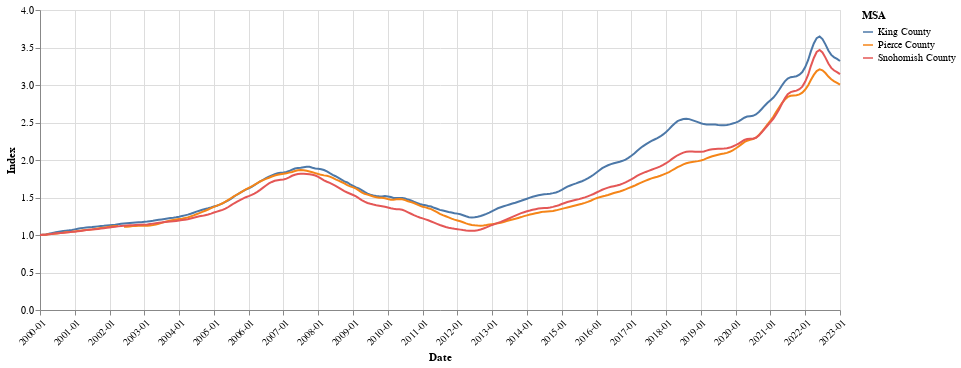

Notebook cell for this chart:
### Code cell
chart_zhvi = plot_index2(
    df_zhvi,
    'date',
    'value',
    'RegionName',
    'Date',
    'Index',
    'MSA',
    region_sort='RegionID',
    return_errorbars=False,
)
chart_zhvi.display()

### Figure 1 — Vega-Lite specification as saved in the notebook (floating-point values rounded to 4 significant figures; data arrays with more than 128 entries replaced by an {"elided": "..."} marker saying what was removed)
{"$schema": "https://vega.github.io/schema/vega-lite/v5.16.3.json", "config": {"view": {"continuousHeight": 300, "continuousWidth": 300}}, "data": {"name": "data-655cd068475ba9e966dd354efd54e18e"}, "datasets": {"data-655cd068475ba9e966dd354efd54e18e": {"elided": "831 records"}}, "encoding": {"color": {"field": "RegionName", "sort": {"field": "RegionID"}, "title": "MSA", "type": "nominal"}, "tooltip": [{"field": "RegionName", "title": "Region Name", "type": "nominal"}, {"field": "RegionID", "title": "Region ID", "type": "nominal"}, {"field": "date", "title": "Date", "type": "temporal"}, {"field": "value", "type": "quantitative"}], "x": {"axis": {"format": "%Y-%m", "labelAngle": -45, "title": "Date"}, "field": "date", "type": "temporal"}, "y": {"field": "value", "title": "Index", "type": "quantitative"}}, "height": 300, "mark": {"opacity": 1, "type": "line"}, "width": 800}
